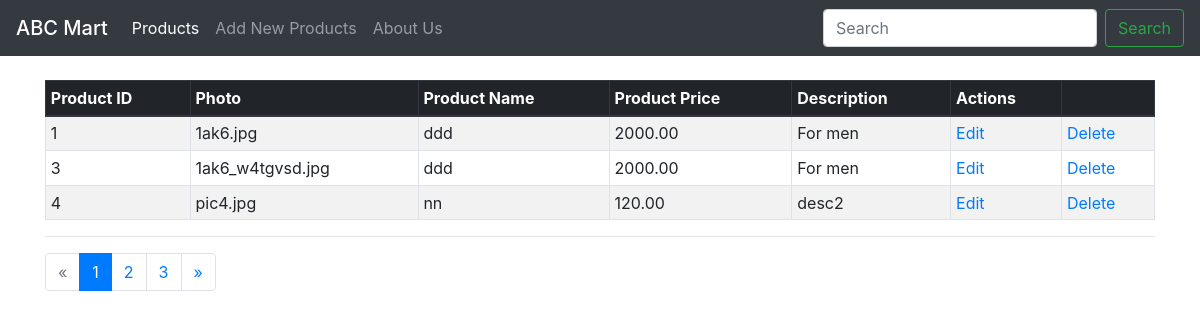
Page /backend/ on the committed database.
### products/models.py (models this page shows)
class Product(models.Model):
	name = models.CharField(max_length=100)
	price = models.DecimalField(max_digits=6, decimal_places=2)
	qty = models.IntegerField()
	desc = models.TextField()
	photo = models.FileField()
	class Meta:
		db_table="product"

### products/views.py (the view)
# urls.py: path('backend/', views.index),
def index(request):
	product_list = Product.objects.all()
	page = request.GET.get('page', 1)
	paginator = Paginator(product_list, 3)
	try:
		products = paginator.page(page)
	except PageNotAnInteger:
		products = paginator.page(1)
	except EmptyPage:
		products = paginator.page(paginator.num_pages)
	return render(request,'backend/index.html',{'products':products})

### products/templates/backend/index.html (shortened to what this page needs)
{% extends 'backend/master.html' %}
{% block content %}
<div class="container">
<br>
        <table class="table table-striped table-bordered table-sm">
            <thead class="thead-dark">
                <tr>
                    <th>
                        Product ID
                    </th>
                    <th>
                        Photo
                    </th>
                    <th>
                        Product Name
                    </th>
                    <th>
                        Product Price
                    </th>
                    <th>
                        Description
                    </th>
                    <th>
                        Actions
                    </th>
                    <th>
                    </th>
                </tr>
            </thead>
            <tbody>
                {% for product in products %}
                <tr>
                    <td>{{ product.id }}</td>
                    <td>{{ product.photo }}</td>
                    <td>{{ product.name }}</td>
                    <td>{{ product.price }}</td>
                    <td>{{ product.desc }}</td>
                    <td><a href="/backend/edit/{{ product.id }}">
                    <span class="glyphicon glyphicon-pencil">Edit</span>
                    </a>
                    </td>
                    <td>
                        <a href="/backend/delete/{{ product.id }}" onclick='return confirm("Do you want to delete product name : {{ product.name }} ?")'>Delete</a>
                    </td>
                </tr>
                {% endfor %}
            </tbody>
        </table>
        <hr>
        {% if products.has_other_pages %}
        <ul class="pagination">
            {% if products.has_previous %}
            <li class="page-item">
                <a class="page-link" href="?page={{products.previous_page_number}}"> &laquo; </a>
            </li>
            {% else %}
            <li class="page-item disabled">
                <a class="page-link" href="#">&laquo;</a>
            </li>
            {% endif %}
            {% for p in products.paginator.page_range %}
                {% if products.number == p %}
                <li class="page-item active">
                    <a class="page-link" href="?page={{ p }}">{{ p }}
                    </a>
                </li>
                {% else %}
                <li class="page-item">
                    <a class="page-link" href="?page={{ p }}">{{ p }}</a>
                </li>
                {% endif %}
            {% endfor %}
                {%if products.has_next %}
                <li class="page-item">
                    <a class="page-link" href="?page={{ products.next_page_number }}">&raquo;</a>
                </li>
                {% else %}
                <li class="page-item disabled">
                    <a class="page-link" href="#">&laquo;</a>
                </li>
                {% endif %}
        </ul>
{% endif %}
 </div>
{% endblock content %}

### products/templates/backend/master.html (shortened to what this page needs)
<!DOCTYPE html>
<html>
<head>
	{% load static %}
	<link rel="stylesheet" href="{% static 'css/bootstrap.min.css' %}">
</head>
<body>
<nav class="navbar navbar-expand-lg  navbar-dark bg-dark">
  <a class="navbar-brand mb-0 h1" href="../frontend/">ABC Mart</a>
  <div class="collapse navbar-collapse" id="navbarSupportedContent">
    <ul class="navbar-nav mr-auto">
      <li class="nav-item active">
        <a class="nav-link" href="../../backend/">Products <span class="sr-only">(current)</span></a>
      </li>
        <li class="nav-item">
        <a class="nav-link" href="../../backend/create">Add New Products <span class="sr-only">(current)</span></a>
      </li>
      <li class="nav-item">
        <a class="nav-link" href="#">About Us</a>
      </li>
    </ul>
    <form class="form-inline my-2 my-lg-0" action="/search">
      <input class="form-control mr-sm-2" type="search" placeholder="Search" aria-label="Search">
      <button class="btn btn-outline-success my-2 my-sm-0" type="submit">Search</button>
    </form>
  </div>
</nav>
	{% block content %}
	{% endblock content %}
</body>
</html>

### rows in the picture
Product: id "1", photo "1ak6.jpg", name "ddd", price "2000.00", desc "For men"
Product: id "3", photo "1ak6_w4tgvsd.jpg", name "ddd", price "2000.00", desc "For men"
Product: id "4", photo "pic4.jpg", name "nn", price "120.00", desc "desc2"

### other values in the picture
{{ p }} "1"
{{ p }} "2" "3"
